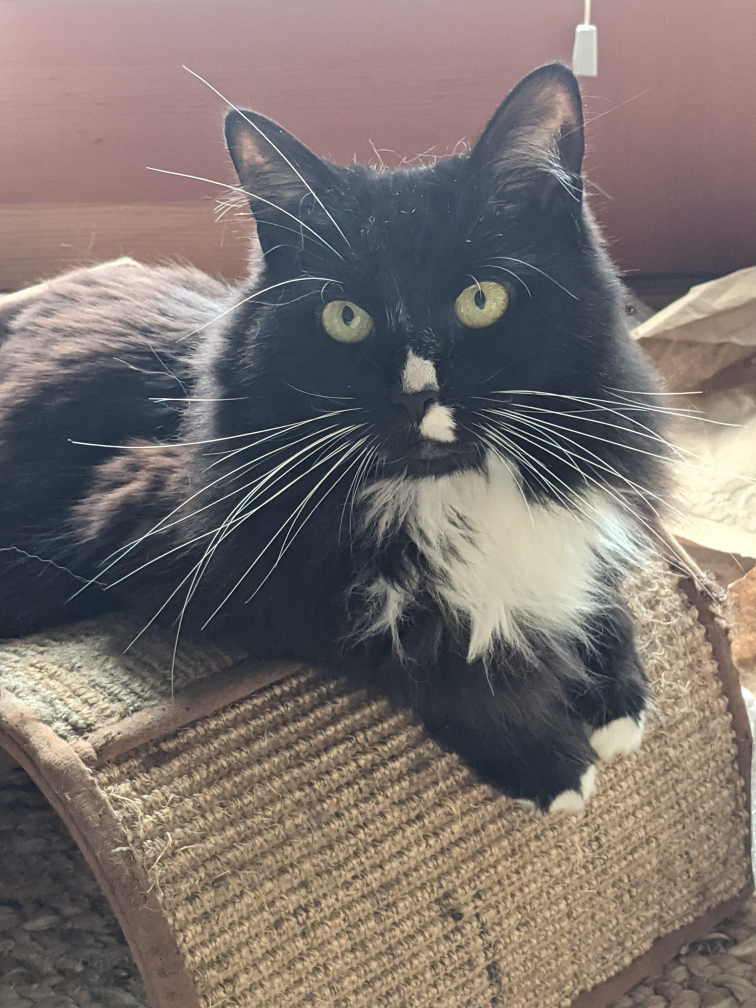
#> input picture HW8/olive.jpg, 3024 x 4032 px (shown at 1/4 size)
$ python hw8_code.py
#> lines starting #> are read from the running program, lines starting #| are printed output that depends on the picture
import numpy as np
import matplotlib.pyplot as plt
# You will need to install "opencv-python" on Thonny. Go to "Tools -> Manage
# Packages" and then type in "opencv-python" and click install.
import cv2


##################### Coding Problem 1 ##########################
## Part a - Define the 3x3 rotation matrix
R = lambda t: [[np.cos(t),-np.sin(t),0],[np.sin(t),np.cos(t),0],[0,0,1]]

A = R(np.pi/4)
A1 = A

## Part b - Define the vector y, setup the algebraic problem, and then solve for x
A = np.array(A)
y = np.array([3,np.pi,4]).reshape((3, 1))
x = np.linalg.solve(A, y)

A2 = x


######################### Coding problem 2 ###################
## Part (a) - Think about how the matrix equation is setup!

## Part (b) - Write the matrix-vector equation
# Define W8, W9, W10, and W11
W8 = 12000
W9 = 9200
W10 = 9000
W11 = 19200
# etc.

# Predefine the square-root term and the matrix, A, and the vector b
s = 1 / np.sqrt(17)
AA = np.zeros([19,19])
b = np.zeros([19, 1])
# It starts off with a lot of zeros. Now update part by part.

# Equation 1
j = 1-1 # because python indexing begins at 0, F1 is actually F[0]
AA[j, 1-1] = -s # Coefficient of F1
AA[j, 2-1] = 1  # Coefficient of F2
AA[j, 12-1] = s # Coefficient of F12

# Equation 2
j = 2-1  # because python indexing begins at 0, F[1] is actually F[0]
AA[j, 1-1] = -4 * s # Coefficient of F1
AA[j, 12-1] = -4 * s # Coefficient of F12


# Equation 3
j = 3-1
AA[j, 2-1] = -1
AA[j, 3-1] = 1
AA[j, 13-1] = -s
AA[j, 14-1] = s

# Equation 4
j = 4-1
AA[j, 13-1] = -4 * s
AA[j, 14-1] = -4 * s

# Equation 5
j = 5-1
AA[j, 3-1] = -1
AA[j, 4-1] = 1
AA[j, 15-1] = -s
AA[j, 16-1] = s

# Equation 6
j = 6-1
AA[j, 15-1] = -4 * s
AA[j, 16-1] = -4 * s
# Equation 7
j = 7-1
AA[j, 4-1] = -1
AA[j, 5-1] = 1
AA[j, 17-1] = -s
AA[j, 18-1] = s

# Equation 8
j = 8-1
AA[j, 17-1] = -4 * s
AA[j, 18-1] = -4 * s


# Equation 9
j = 9-1
AA[j, 5-1] = -1
AA[j, 6-1] = s
AA[j, 19-1] = -s

# Equation 10
j = 10-1
AA[j, 6-1] = -4 * s
AA[j, 19-1] = -4 * s

# Equation 11
j = 11-1
AA[j, 6-1] = -s
AA[j, 7-1] = -1

# Equation 12
j = 12-1
AA[j, 7-1] = 1
AA[j, 8-1] = -1
AA[j, 18-1] = -s
AA[j, 19-1] = s

# Equation 13
# This is the first equation that has a W_n term in it. That does not multiply
# any of the unknows, W_k, so we move it to the right-hand side: it is part of b
j = 13-1
AA[j, 18-1] = 4 * s
AA[j, 19-1] = 4 * s
b[j] = W8

# Equation 14
j = 14-1
AA[j, 8-1] = 1
AA[j, 9-1] = -1
AA[j, 16-1] = -s
AA[j, 17-1] = s

# Equation 15
j = 15-1
AA[j, 16-1] = 4 * s
AA[j, 17-1] = 4 * s
b[j] = W9

# Equation 16
j = 16-1
AA[j, 9-1] = 1
AA[j, 10-1] = -1
AA[j, 14-1] = -s
AA[j, 15-1] = s

# Equation 17
j = 17-1
AA[j, 14-1] = 4 * s
AA[j, 15-1] = 4 * s
b[j] = W10

# Equation 18
j = 18-1
AA[j, 10-1] = 1
AA[j, 11-1] = -1
AA[j, 12-1] = -s
AA[j, 13-1] = s

# Equation 19
j = 19-1
AA[j, 12-1] = 4 * s
AA[j, 13-1] = 4 * s
b[j] = W11

## Part c - save A
A3 = AA
## Part d - Find the forces

x = np.linalg.solve(AA, b)
A4 = x

## Part e - Find the largest force
# Make sure you have the order correct: we want the largest OF the absolute
# values!

max_f = np.amax(np.abs(A4))
A5 = max_f


## Part f - We now need to loop somehow. Once one of the forces exceeds 44000
# Newtons, the bridge collapses. It *can* be exactly 44000 Newtons without
# collapsing.
# You will need a break statement if the bridge collapses!

while (max_f <= 44000):
    b[16] += 5
    x = np.linalg.solve(AA, b)
    max_f = np.amax(np.abs(x))

A6 = (b[16])
print(A6)
A6 = 35415


A7 = np.argmax(np.abs(x)) + 1


##################### Coding Problem 3 ##########################
## Load in the image of beautiful Olive
A = cv2.imread('olive.jpg', 0) # Make sure that 'olive.jpg' is in the same
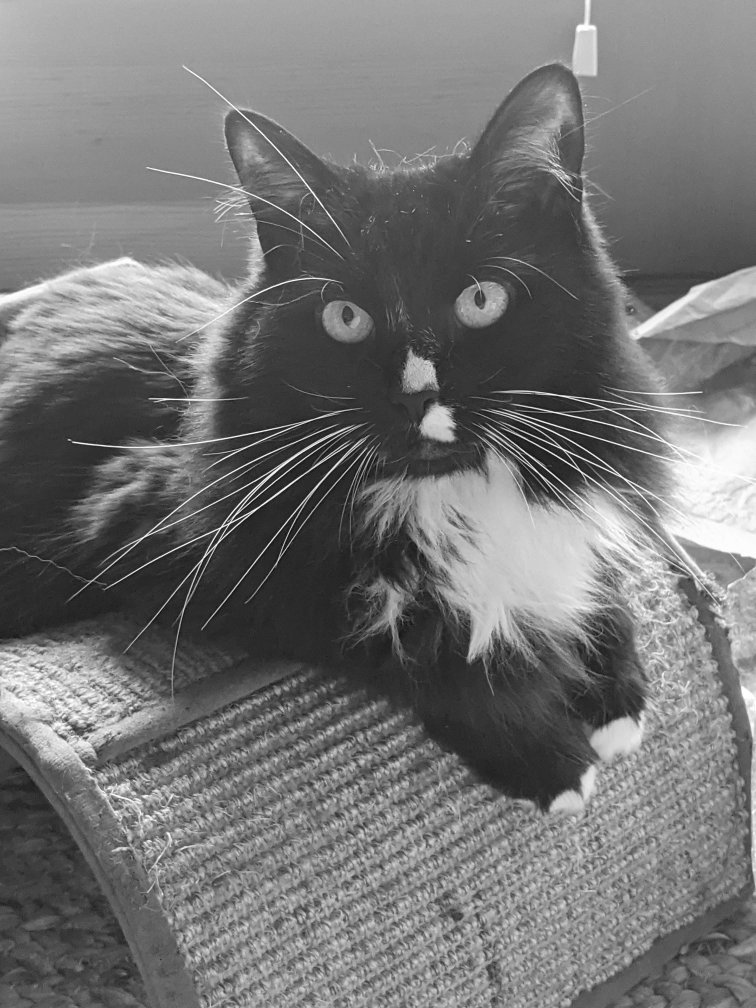
#> A: shape (4032, 3024) (shown at 1/4 size); min 0, max 255, mean 116.5
                               # folder as this file
## Part (a)
A8 = 4032*3024

#fig, ax = plt.subplots()
#ax.imshow(A)

## Part (b) - Perform SVD
U, S, Vt = np.linalg.svd(A, full_matrices=False) # Vt = V transpose
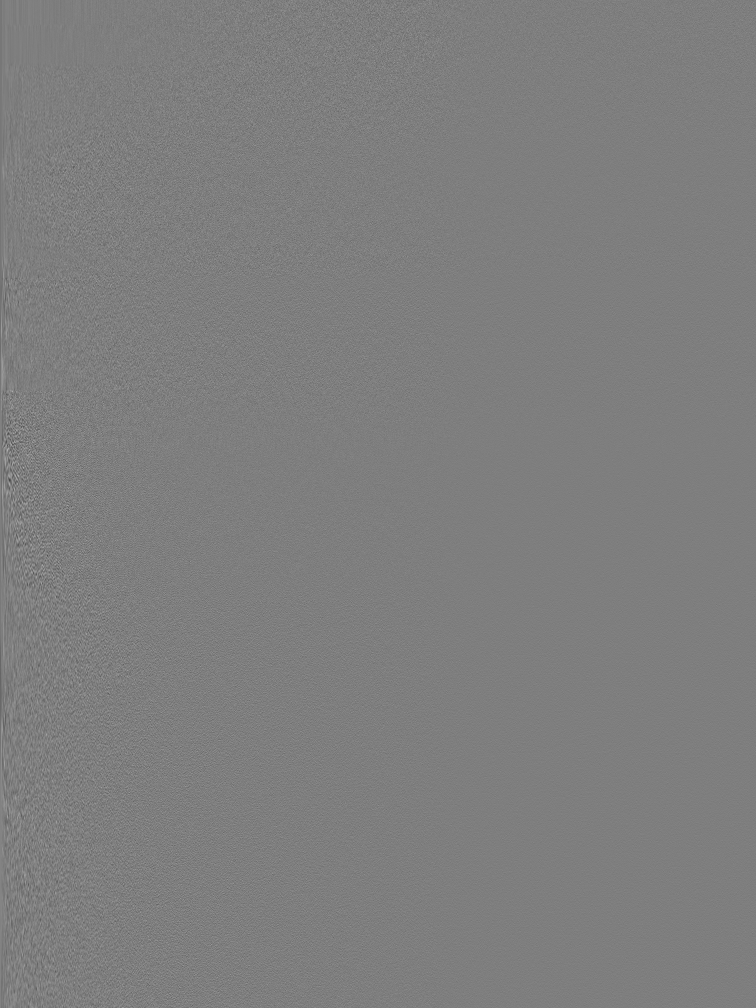
#> U: shape (4032, 3024) float64 (shown at 1/4 size); min -0.113, max 0.114, mean -4.99e-06; drawn with min black and max white
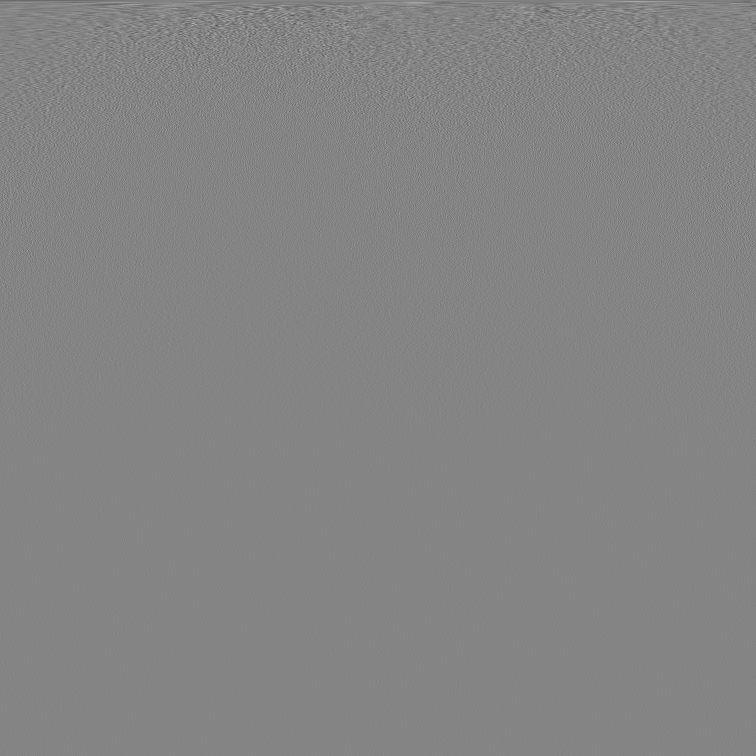
#> Vt: shape (3024, 3024) float64 (shown at 1/4 size); min -0.121, max 0.112, mean -5.87e-06; drawn with min black and max white
#> S = 3024 values, max 414411.6 at index 0, min 3.24 at index 3023, mean 794.8
A9 = U
A10 = S
#> A10 has the same summary as S
A11 = Vt.T


## Part (c) - Find the 15 largest singular values.
A12 = S[:15]
#> A12 = [414411.6, 93511.5, 68144.7, 40669.3, 32513.2, 30094.4, 24760.8, 23153, 17793.6, 17078.1, 15407.9, 14745.2, 13603.8, 13483.5, 13014.4]

## Part (d) - Calculate the rank-1 energy proportion
total_energy = np.sum(S)
#> total_energy = 2403332.6
A13 = A12[0]/total_energy
#> A13 = 0.172

## Part (e) - Calculate the proportion of energy in the rank-15 approximation
rank_fif = np.sum(A12)
#> rank_fif = 832385.1
A14 = rank_fif/total_energy
#> A14 = 0.346

## Part (f) - Find the rank-r approximation that holds 75% of the total energy.
# Use np.where! Don't hard code this!
perc = 0
rank = 15
while (perc < 0.75):
    rank += 1
    values = np.sum(S[:rank])
    perc = values/total_energy
#> this loop made 211 passes
#> (values, perc) on passes 1 to 3: (845085.2, 0.352), (857162.3, 0.357), (868561.9, 0.361)
#> after the loop, rank = 226

A15 = rank
#> A15 = 226


width, height = A.shape
#> width = 4032; height = 3024
print(width*height)
#| 12192768
